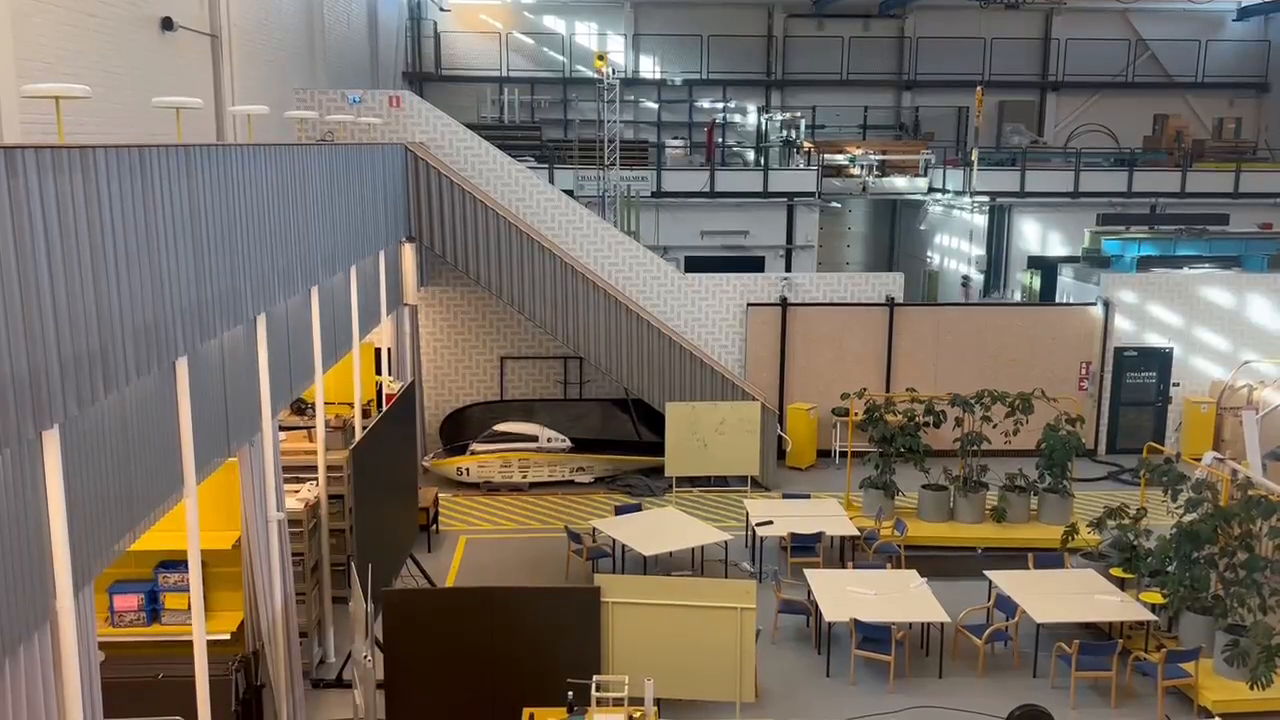
#> input picture frame 30 of communication_software/communication_software/TEST2_L.mp4, 1280 x 720 px, given in place of TEST1_R (1).mp4, which was not available
$ python merge_video_streams.py
#> lines starting #> are read from the running program, lines starting #| are printed output that depends on the picture; pictures that were not available may be replaced by others from this repository, and a replacement may not be noted
import cv2
import numpy as np

# Load video files
video1 = cv2.VideoCapture("/home/viggof/drone2/communication_software/communication_software/TEST1_R (1).mp4")
video2 = cv2.VideoCapture("/home/viggof/drone2/communication_software/communication_software/TEST1_R (2).mp4")

# Get video properties
frame_width = int(video1.get(cv2.CAP_PROP_FRAME_WIDTH))
frame_height = int(video1.get(cv2.CAP_PROP_FRAME_HEIGHT))
fps = int(video1.get(cv2.CAP_PROP_FPS))

# Define output video writer
out = cv2.VideoWriter('stitched_output.mp4', cv2.VideoWriter_fourcc(*'mp4v'), fps, (frame_width * 2, frame_height))

# Use ORB for feature detection (fast and robust)
orb = cv2.ORB_create(5000)  # 5000 keypoints
bf = cv2.BFMatcher(cv2.NORM_HAMMING, crossCheck=False)  # Allow better matches

while video1.isOpened() and video2.isOpened():
    ret1, frame1 = video1.read()
#> frame1 is the input picture: shape (720, 1280, 3); mean B, G, R 99.4, 110.5, 119.7
    ret2, frame2 = video2.read()

    if not ret1 or not ret2:
        break  # Stop if end of either video

    # Convert frames to grayscale
    gray1 = cv2.cvtColor(frame1, cv2.COLOR_BGR2GRAY)
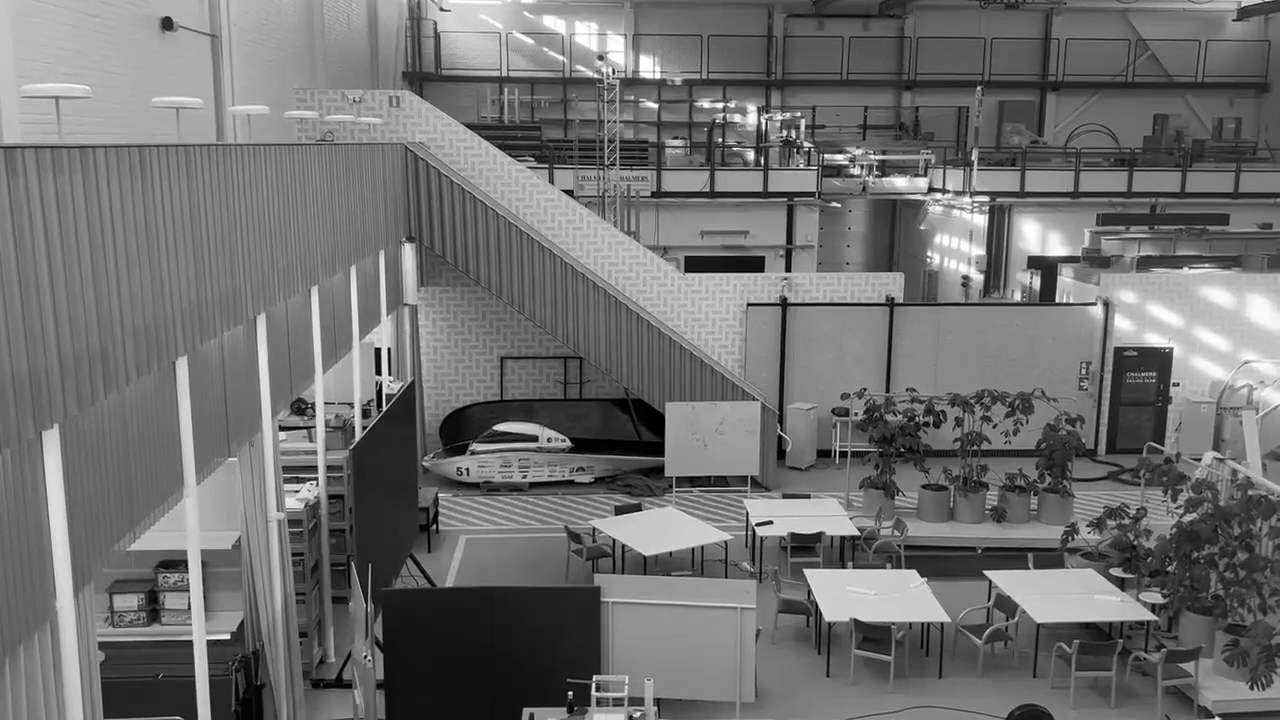
#> gray1: shape (720, 1280); min 0, max 255, mean 111.9
    gray2 = cv2.cvtColor(frame2, cv2.COLOR_BGR2GRAY)

    # Detect keypoints and descriptors
    kp1, des1 = orb.detectAndCompute(gray1, None)
#> kp1 = 5000 keypoints; strongest (x, y, size): (809, 148, 31), (380, 374, 31), (379, 373, 37.2), (839, 452, 31)
    kp2, des2 = orb.detectAndCompute(gray2, None)
#> kp2 has the same summary as kp1

    if des1 is None or des2 is None:
        print("Skipping frame due to lack of features.")
        continue

    # Match descriptors using KNN
    matches = bf.knnMatch(des1, des2, k=2)
#> matches = 5000 matches

    # Apply Lowe's Ratio Test to filter out weak matches
    good_matches = [m for m, n in matches if m.distance < 0.75 * n.distance]
#> good_matches = 5000 matches

    if len(good_matches) > 10:  # Need at least 10 good matches
        src_pts = np.float32([kp1[m.queryIdx].pt for m in good_matches]).reshape(-1, 1, 2)
        dst_pts = np.float32([kp2[m.trainIdx].pt for m in good_matches]).reshape(-1, 1, 2)

        # Compute homography
        H, mask = cv2.findHomography(src_pts, dst_pts, cv2.RANSAC, 5.0)
#> H = [[1, -4.28e-15, 1.44e-12], [-1.24e-15, 1, 2.93e-13], [-3.66e-18, -5.24e-18, 1]]; mask = 5000 values from 1 to 1

        if H is not None:
            # Warp first frame
            warped_frame1 = cv2.warpPerspective(frame1, H, (frame_width * 2, frame_height))
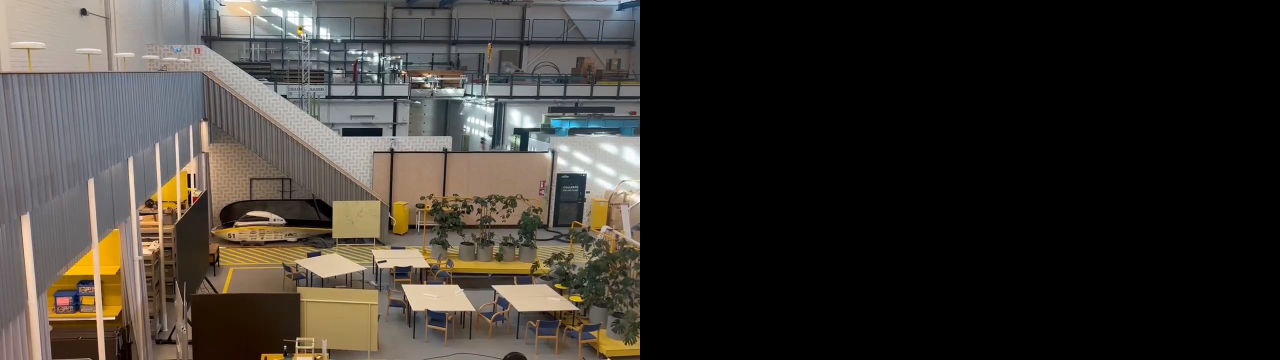
#> warped_frame1: shape (720, 2560, 3) (shown at 1/2 size); mean B, G, R 49.7, 55.2, 59.8

            # Place second frame correctly
            warped_frame1[0:frame_height, 0:frame_width] = frame2

            # Feather blending
            blend_mask = np.zeros_like(warped_frame1, dtype=np.uint8)
            blend_mask[0:frame_height, 0:frame_width] = 255
            stitched_frame = cv2.seamlessClone(warped_frame1, frame2, blend_mask, (frame_width // 2, frame_height // 2), cv2.NORMAL_CLONE)

            # Write stitched frame to output video
            out.write(stitched_frame)

            # Show result in real-time
            cv2.imshow("Stitched Video", stitched_frame)

    if cv2.waitKey(1) & 0xFF == ord('q'):
#> (key q is pressed here)
        break

# Release resources
video1.release()
video2.release()
out.release()
cv2.destroyAllWindows()

$ run again, starting later in the video
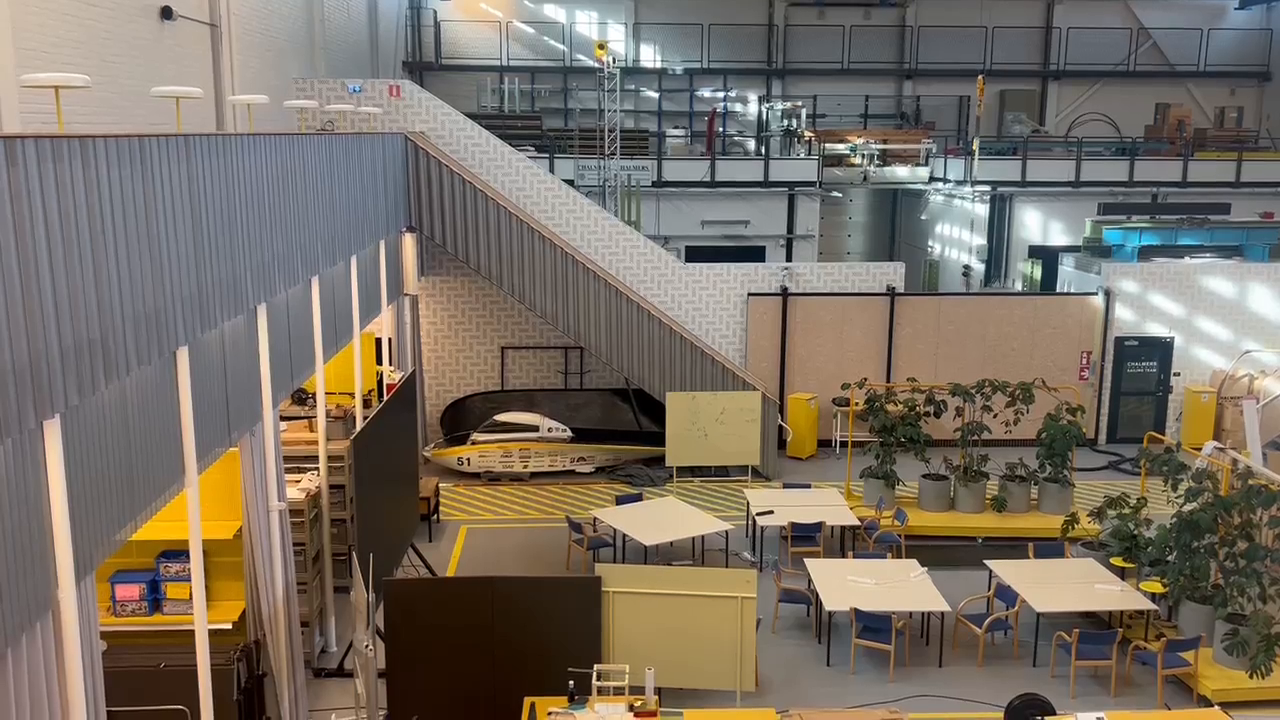
#> input picture frame 139 of communication_software/communication_software/TEST2_L.mp4, 1280 x 720 px, given in place of TEST1_R (1).mp4, which was not available
#> frame1 is the input picture: shape (720, 1280, 3); mean B, G, R 99.5, 111.4, 121
#> `gray1 = cv2.cvtColor(frame1, cv2.COLOR_BGR2GRAY)`:
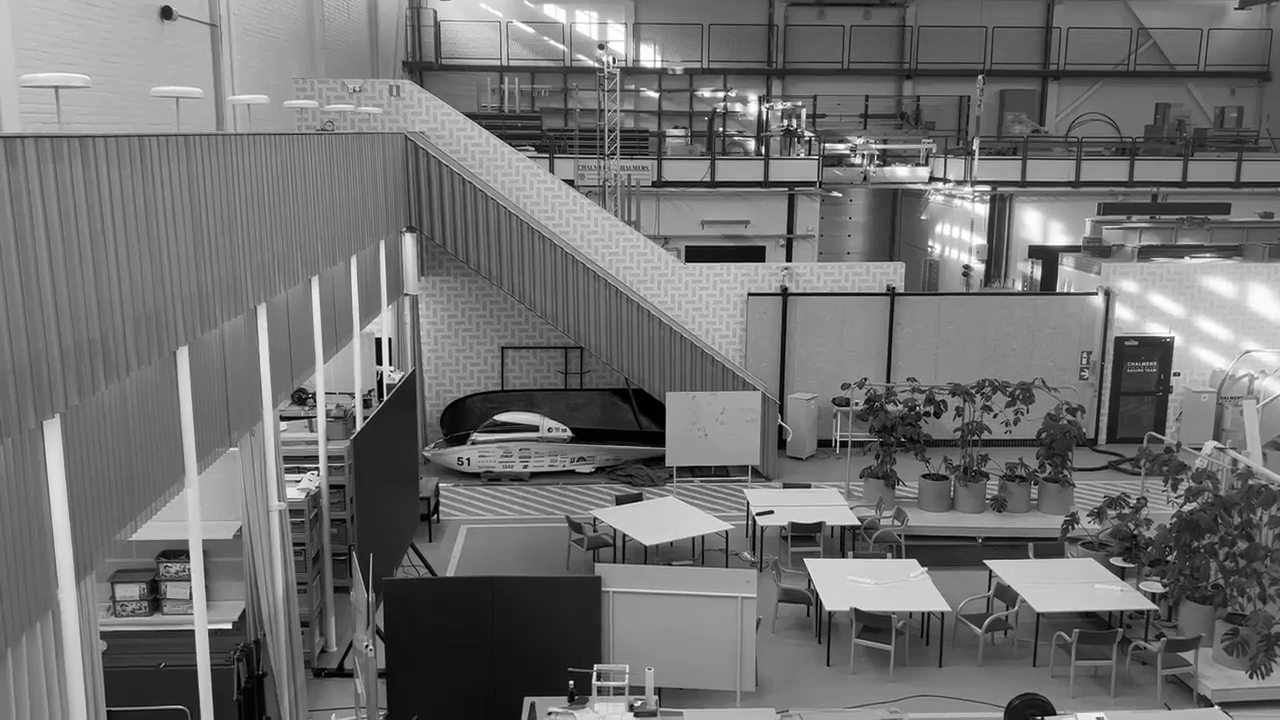
#> gray1: shape (720, 1280); min 0, max 255, mean 112.9
#> kp1 = 5000 keypoints; strongest (x, y, size): (571, 681, 31), (810, 137, 31), (840, 441, 31), (381, 364, 31)
#> kp2 has the same summary as kp1
#> matches = 5000 matches
#> H = [[1, -1.21e-14, 7.97e-12], [-1.16e-15, 1, 3.47e-12], [-1.92e-18, -1.45e-17, 1]]; mask = 5000 values from 1 to 1
#> `warped_frame1 = cv2.warpPerspective(frame1, H, (frame_width * 2, frame..`:
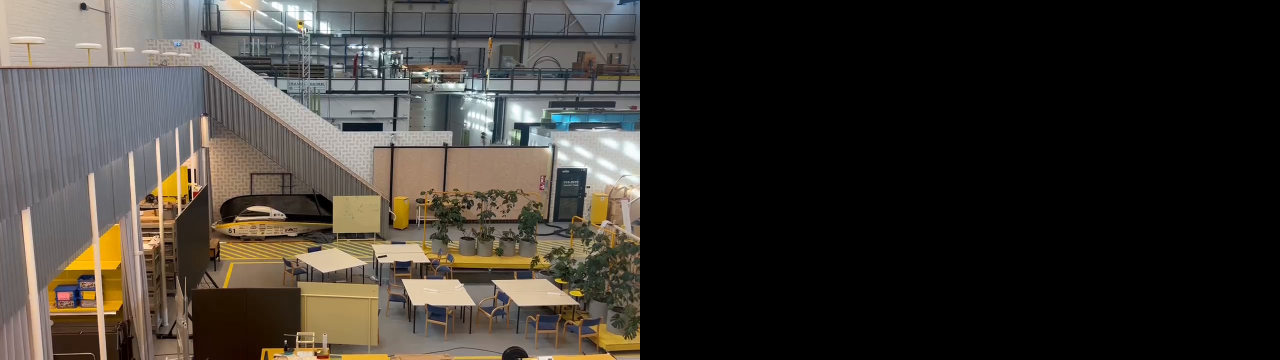
#> warped_frame1: shape (720, 2560, 3) (shown at 1/2 size); mean B, G, R 49.8, 55.7, 60.5

$ run again, starting later in the video
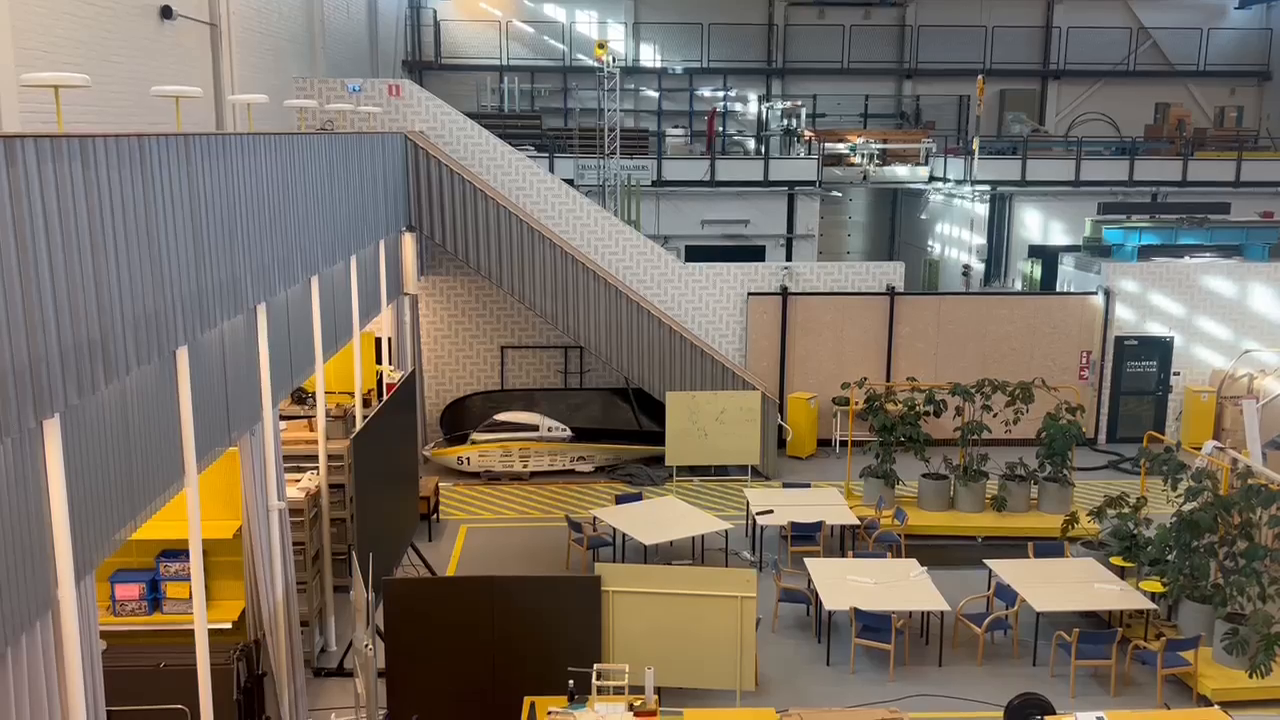
#> input picture frame 247 of communication_software/communication_software/TEST2_L.mp4, 1280 x 720 px, given in place of TEST1_R (1).mp4, which was not available
#> frame1 is the input picture: shape (720, 1280, 3); mean B, G, R 99.3, 111.3, 121
#> `gray1 = cv2.cvtColor(frame1, cv2.COLOR_BGR2GRAY)`:
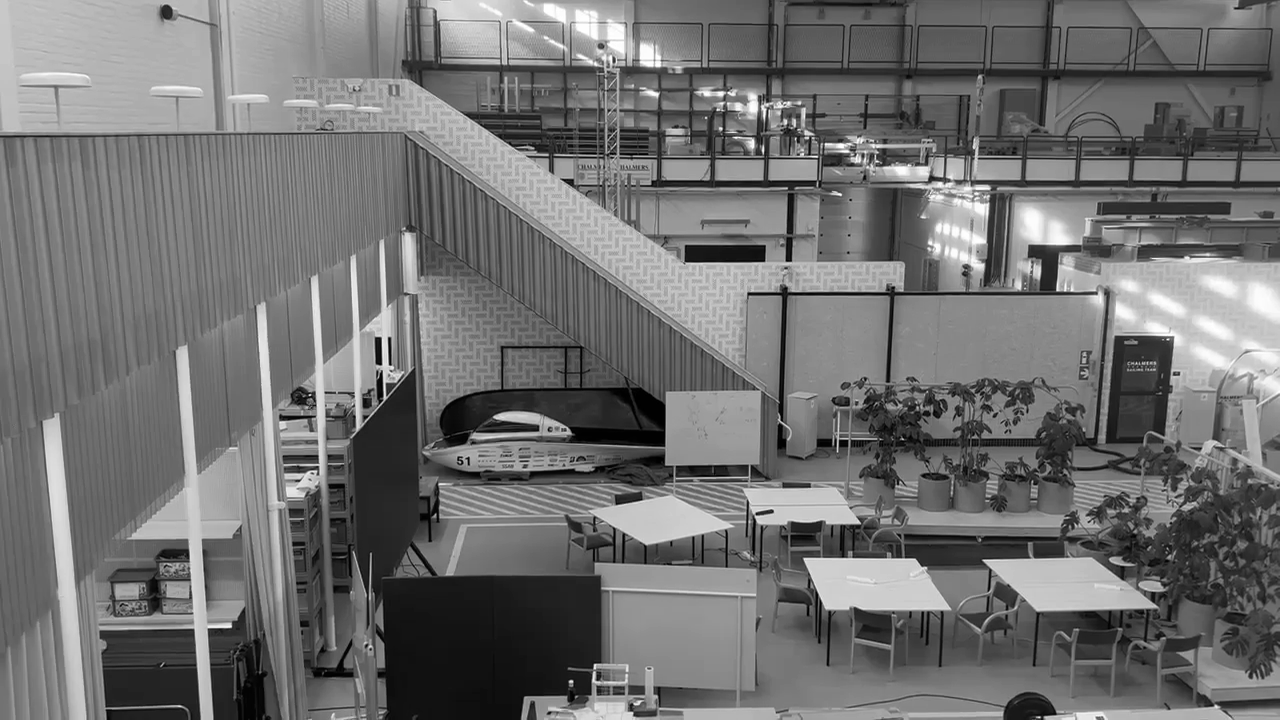
#> gray1: shape (720, 1280); min 0, max 255, mean 112.8
#> kp1 = 5000 keypoints; strongest (x, y, size): (570, 681, 31), (818, 158, 31), (380, 364, 31), (379, 338, 44.6)
#> kp2 has the same summary as kp1
#> matches = 5000 matches
#> H = [[1, 1.25e-15, 1.67e-12], [-2.02e-15, 1, 1.43e-12], [-4.56e-18, 2.92e-18, 1]]; mask = 5000 values from 1 to 1
#> `warped_frame1 = cv2.warpPerspective(frame1, H, (frame_width * 2, frame..`:
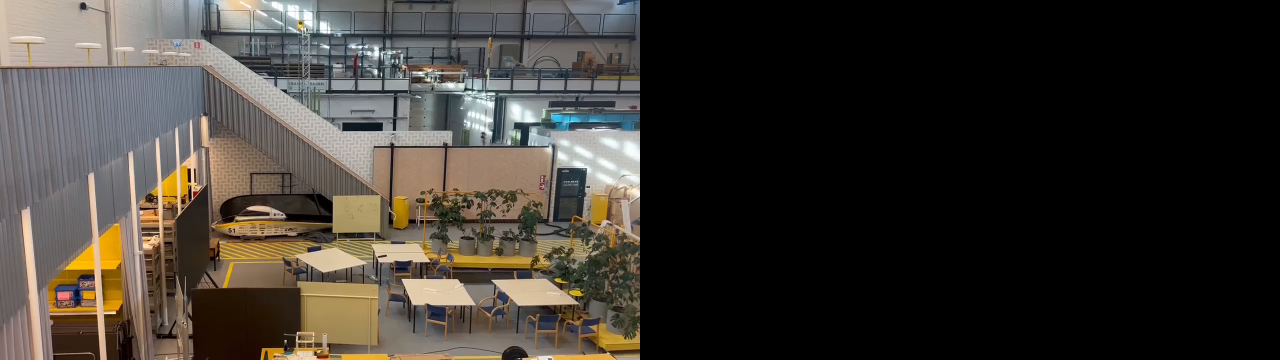
#> warped_frame1: shape (720, 2560, 3) (shown at 1/2 size); mean B, G, R 49.7, 55.6, 60.5
